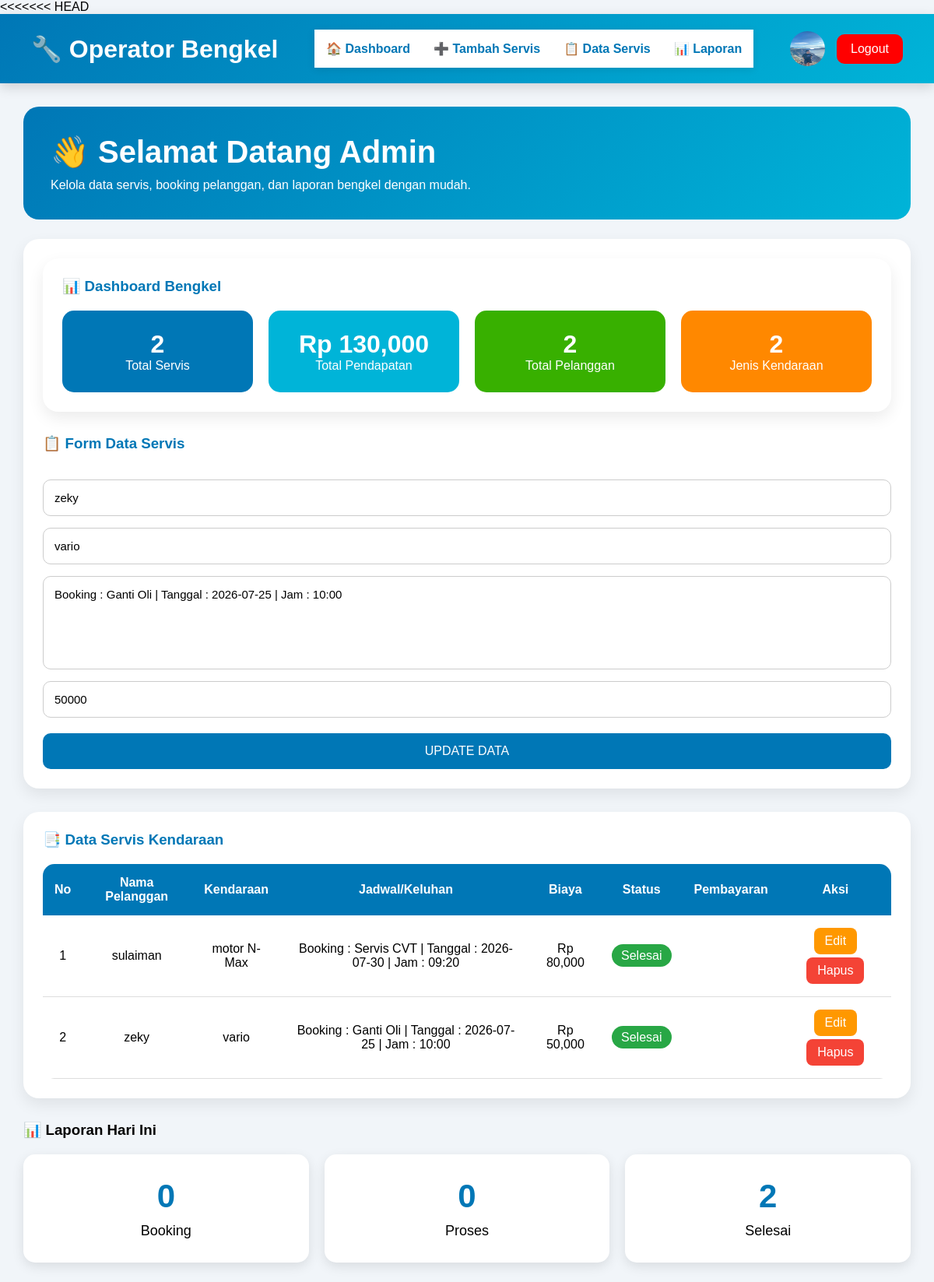
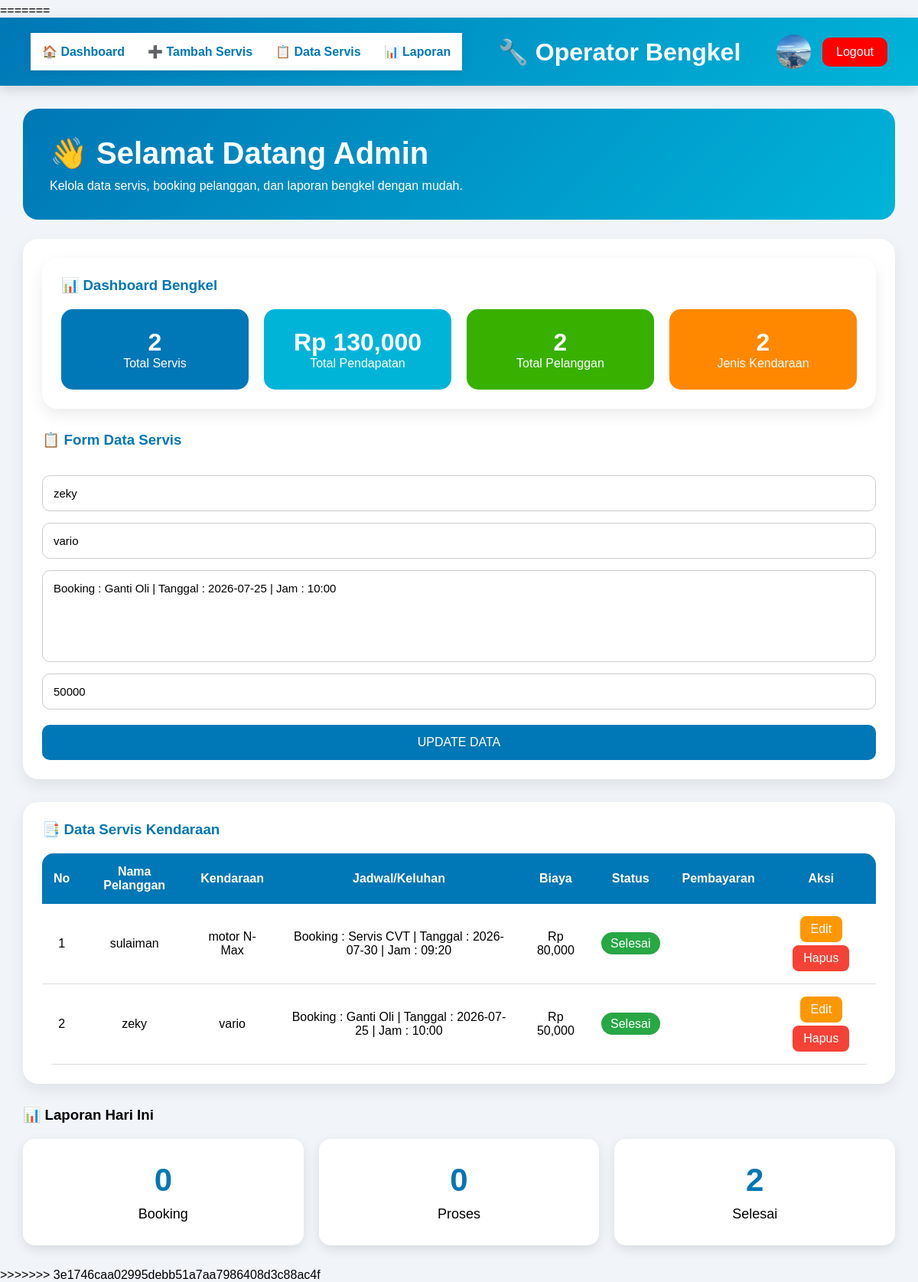
Screenshot of /index.php?edit=4 (signed in) with the database file from the repository (2 pictures, top to bottom).
### tables this page shows
CREATE TABLE `servis` (
  `id` int(11) NOT NULL,
  `nama_pelanggan` varchar(100) DEFAULT NULL,
  `kendaraan` varchar(100) DEFAULT NULL,
  `keluhan` text DEFAULT NULL,
  `biaya` int(11) DEFAULT NULL,
  `status` varchar(20) DEFAULT 'Booking'
);

### index.php (the view, shortened to what this page needs)
<?php
$conn = mysqli_connect("localhost", "root", "", "bengkell_db");
?>
<!DOCTYPE html>
<html>
<head>
</head>
<body>
<div class="navbar">
    <h2>🔧 Operator Bengkel</h2>
    <div class="menu-admin">
        <a href="#dashboard">🏠 Dashboard</a>
        <a href="#form">➕ Tambah Servis</a>
        <a href="#data">📋 Data Servis</a>
        <a href="#laporan">📊 Laporan</a>
    </div>
    <div style="display:flex;align-items:center;gap:15px;">
        <img src="1.jpg"
        style="width:45px;height:45px;border-radius:50%;">
        <a class="logout"
        href="index.php?logout=true">
            Logout
        </a>
    </div>
</div>
<div class="container" id="dashboard">
<div class="hero-admin">
    <h1>👋 Selamat Datang Admin</h1>
    <p>
        Kelola data servis, booking pelanggan,
        dan laporan bengkel dengan mudah.
    </p>
</div>
<div class="card">
    <?php
$total_servis = mysqli_num_rows(
    mysqli_query($conn, "SELECT * FROM servis")
);
$total_pendapatan = mysqli_fetch_assoc(
    mysqli_query($conn, "SELECT SUM(biaya) AS total FROM servis")
);
$total_pelanggan = mysqli_num_rows(
    mysqli_query($conn, "SELECT DISTINCT nama_pelanggan FROM servis")
);
$total_kendaraan = mysqli_num_rows(
    mysqli_query($conn, "SELECT DISTINCT kendaraan FROM servis")
);
?>
<div class="card">
    <h3>📊 Dashboard Bengkel</h3>
    <div style="
        display:flex;
        gap:20px;
        flex-wrap:wrap;
        margin-top:20px;
    ">
        <div style="
            flex:1;
            min-width:220px;
            background:#0077b6;
            color:white;
            padding:25px;
            border-radius:15px;
            text-align:center;
        ">
            <h1><?php echo $total_servis; ?></h1>
            <p>Total Servis</p>
        </div>
        <div style="
            flex:1;
            min-width:220px;
            background:#00b4d8;
            color:white;
            padding:25px;
            border-radius:15px;
            text-align:center;
        ">
            <h1>
                Rp <?php echo number_format($total_pendapatan['total']); ?>
            </h1>
            <p>Total Pendapatan</p>
        </div>
        <div style="
            flex:1;
            min-width:220px;
            background:#38b000;
            color:white;
            padding:25px;
            border-radius:15px;
            text-align:center;
        ">
            <h1><?php echo $total_pelanggan; ?></h1>
            <p>Total Pelanggan</p>
        </div>
        <div style="
            flex:1;
            min-width:220px;
            background:#ff8800;
            color:white;
            padding:25px;
            border-radius:15px;
            text-align:center;
        ">
            <h1><?php echo $total_kendaraan; ?></h1>
            <p>Jenis Kendaraan</p>
        </div>
    </div>
</div>
<div id="form">
<h3>📋 Form Data Servis</h3>
</div>
<?php
if(isset($_GET['edit'])){
    $id = $_GET['edit'];
    $edit = mysqli_query($conn, "SELECT * FROM servis WHERE id='$id'");
    $e = mysqli_fetch_array($edit);
?>
<form method="POST">
    <input type="text" name="nama"
    value="<?php echo $e['nama_pelanggan']; ?>"
    placeholder="Nama Pelanggan" required>
    <input type="text" name="kendaraan"
    value="<?php echo $e['kendaraan']; ?>"
    placeholder="Jenis Kendaraan" required>
    <textarea name="keluhan"
    placeholder="Keluhan" required><?php echo $e['keluhan']; ?></textarea>
    <input type="number" name="biaya"
    value="<?php echo $e['biaya']; ?>"
    placeholder="Biaya Servis" required>
    <button class="btn" type="submit" name="update">
        UPDATE DATA
    </button>
</form>
<?php } ?>
</div>
<div class="card">
<div id="data">
<h3>📑 Data Servis Kendaraan</h3>
</div>
<table>
<tr>
    <th>No</th>
    <th>Nama Pelanggan</th>
    <th>Kendaraan</th>
    <th>Jadwal/Keluhan</th>
    <th>Biaya</th>
    <th>Status</th>
    <th>Pembayaran</th>
    <th>Aksi</th>
</tr>
<?php
$no = 1;
$data = mysqli_query($conn, "SELECT * FROM servis");
while($d = mysqli_fetch_array($data)){
?>
<tr>
    <td><?php echo $no++; ?></td>
    <td><?php echo $d['nama_pelanggan']; ?></td>
    <td><?php echo $d['kendaraan']; ?></td>
    <td><?php echo $d['keluhan']; ?></td>
    <td>
    Rp <?php echo number_format($d['biaya']); ?>
</td>
<td>
<?php
if($d['status']=="Booking"){
    echo "<span class='booking'>Booking</span>";
}
elseif($d['status']=="Proses"){
    echo "<span class='proses-status'>Proses</span>";
}
elseif($d['status']=="Selesai"){
    echo "<span class='selesai-status'>Selesai</span>";
}
?>
</td>
<td>
</td>
<td>
    <a class="edit"
    href="index.php?edit=<?php echo $d['id']; ?>">
        Edit
    </a>
    <a class="hapus"
    href="index.php?hapus=<?php echo $d['id']; ?>">
        Hapus
    </a>
</td>
<?php } ?>
</table>
</div>
</div>
<div class="container" id="laporan">
<h3>📊 Laporan Hari Ini</h3>
<div class="cards">
<div class="box">
<h2><?php echo mysqli_num_rows(mysqli_query($conn,"SELECT * FROM servis WHERE status='Booking'")); ?></h2>
<p>Booking</p>
</div>
<div class="box">
<h2><?php echo mysqli_num_rows(mysqli_query($conn,"SELECT * FROM servis WHERE status='Proses'")); ?></h2>
<p>Proses</p>
</div>
<div class="box">
<h2><?php echo mysqli_num_rows(mysqli_query($conn,"SELECT * FROM servis WHERE status='Selesai'")); ?></h2>
<p>Selesai</p>
</div>
</div>
</div>
</body>
<?php
$conn = mysqli_connect("localhost", "root", "", "bengkell_db");
?>
<!DOCTYPE html>
<html>
<head>
</head>
<body>
<div class="navbar">
<div class="menu-admin">
    <a href="#dashboard">🏠 Dashboard</a>
    <a href="#form">➕ Tambah Servis</a>
    <a href="#data">📋 Data Servis</a>
    <a href="#laporan">📊 Laporan</a>
</div>
    <h2>🔧 Operator Bengkel</h2>
    <div style="display:flex;align-items:center;gap:15px;">
        <img src="1.jpg"
        style="width:45px;height:45px;border-radius:50%;">
        <a class="logout"
        href="index.php?logout=true">
            Logout
        </a>
    </div>
</div>
<div class="container" id="dashboard">
<div class="hero-admin">
    <h1>👋 Selamat Datang Admin</h1>
    <p>
        Kelola data servis, booking pelanggan,
        dan laporan bengkel dengan mudah.
    </p>
</div>
<div class="card">
    <?php
$total_servis = mysqli_num_rows(
    mysqli_query($conn, "SELECT * FROM servis")
);
$total_pendapatan = mysqli_fetch_assoc(
    mysqli_query($conn, "SELECT SUM(biaya) AS total FROM servis")
);
$total_pelanggan = mysqli_num_rows(
    mysqli_query($conn, "SELECT DISTINCT nama_pelanggan FROM servis")
);
$total_kendaraan = mysqli_num_rows(
    mysqli_query($conn, "SELECT DISTINCT kendaraan FROM servis")
);
?>
<div class="card">
    <h3>📊 Dashboard Bengkel</h3>
    <div style="
        display:flex;
        gap:20px;
        flex-wrap:wrap;
        margin-top:20px;
    ">
        <div style="
            flex:1;
            min-width:220px;
            background:#0077b6;
            color:white;
            padding:25px;
            border-radius:15px;
            text-align:center;
        ">
            <h1><?php echo $total_servis; ?></h1>
            <p>Total Servis</p>
        </div>
        <div style="
            flex:1;
            min-width:220px;
            background:#00b4d8;
            color:white;
            padding:25px;
            border-radius:15px;
            text-align:center;
        ">
            <h1>
                Rp <?php echo number_format($total_pendapatan['total']); ?>
            </h1>
            <p>Total Pendapatan</p>
        </div>
        <div style="
            flex:1;
            min-width:220px;
            background:#38b000;
            color:white;
            padding:25px;
            border-radius:15px;
            text-align:center;
        ">
            <h1><?php echo $total_pelanggan; ?></h1>
            <p>Total Pelanggan</p>
        </div>
        <div style="
            flex:1;
            min-width:220px;
            background:#ff8800;
            color:white;
            padding:25px;
            border-radius:15px;
            text-align:center;
        ">
            <h1><?php echo $total_kendaraan; ?></h1>
            <p>Jenis Kendaraan</p>
        </div>
    </div>
</div>
<div id="form">
<h3>📋 Form Data Servis</h3>
</div>
<?php
if(isset($_GET['edit'])){
    $id = $_GET['edit'];
    $edit = mysqli_query($conn, "SELECT * FROM servis WHERE id='$id'");
    $e = mysqli_fetch_array($edit);
?>
<form method="POST">
    <input type="text" name="nama"
    value="<?php echo $e['nama_pelanggan']; ?>"
    placeholder="Nama Pelanggan" required>
    <input type="text" name="kendaraan"
    value="<?php echo $e['kendaraan']; ?>"
    placeholder="Jenis Kendaraan" required>
    <textarea name="keluhan"
    placeholder="Keluhan" required><?php echo $e['keluhan']; ?></textarea>
    <input type="number" name="biaya"
    value="<?php echo $e['biaya']; ?>"
    placeholder="Biaya Servis" required>
    <button class="btn" type="submit" name="update">
        UPDATE DATA
    </button>
</form>
<?php } ?>
</div>
<div class="card">
<div id="data">
<h3>📑 Data Servis Kendaraan</h3>
</div>
<table>
<tr>
    <th>No</th>
    <th>Nama Pelanggan</th>
    <th>Kendaraan</th>
    <th>Jadwal/Keluhan</th>
    <th>Biaya</th>
    <th>Status</th>
    <th>Pembayaran</th>
    <th>Aksi</th>
</tr>
<?php
$no = 1;
$data = mysqli_query($conn, "SELECT * FROM servis");
while($d = mysqli_fetch_array($data)){
?>
<tr>
    <td><?php echo $no++; ?></td>
    <td><?php echo $d['nama_pelanggan']; ?></td>
    <td><?php echo $d['kendaraan']; ?></td>
    <td><?php echo $d['keluhan']; ?></td>
    <td>
    Rp <?php echo number_format($d['biaya']); ?>
</td>
<td>
<?php
if($d['status']=="Booking"){
    echo "<span class='booking'>Booking</span>";
}
elseif($d['status']=="Proses"){
    echo "<span class='proses-status'>Proses</span>";
}
elseif($d['status']=="Selesai"){
    echo "<span class='selesai-status'>Selesai</span>";
}
?>
</td>
<td>
</td>
<td>
    <a class="edit"
    href="index.php?edit=<?php echo $d['id']; ?>">
        Edit
    </a>
    <a class="hapus"
    href="index.php?hapus=<?php echo $d['id']; ?>">
        Hapus
    </a>
</td>
<?php } ?>
</table>
</div>
</div>
<div class="container" id="laporan">
<h3>📊 Laporan Hari Ini</h3>
<div class="cards">
<div class="box">
<h2><?php echo mysqli_num_rows(mysqli_query($conn,"SELECT * FROM servis WHERE status='Booking'")); ?></h2>
<p>Booking</p>
</div>
<div class="box">
<h2><?php echo mysqli_num_rows(mysqli_query($conn,"SELECT * FROM servis WHERE status='Proses'")); ?></h2>
<p>Proses</p>
</div>
<div class="box">
<h2><?php echo mysqli_num_rows(mysqli_query($conn,"SELECT * FROM servis WHERE status='Selesai'")); ?></h2>
<p>Selesai</p>
</div>
</div>
</div>
</body>
</html>

### index.php (style rules this page uses)
* { margin:0; padding:0; box-sizing:border-box; font-family:Arial, sans-serif; }
body { background:#f1f5f9; }
.navbar { background: linear-gradient(135deg,#0077b6,#00b4d8); padding:18px 40px; display:flex; justify-content:space-between; align-items:center; color:white; box-shadow:0 5px 15px rgba(0,0,0,.15); }
.navbar h2 { font-size:32px; }
.logout { background:red; color:white; padding:10px 18px; border-radius:10px; text-decoration:none; transition:.3s; }
.menu-admin { display:flex; align-items:center; gap:30px; background:none; box-shadow:none; padding:0; }
.menu-admin a { color:white; text-decoration:none; font-weight:bold; transition:.3s; }
.container { width:95%; margin:30px auto; }
.hero-admin { background:linear-gradient(135deg,#0077b6,#00b4d8); color:white; padding:35px; border-radius:20px; margin-bottom:25px; }
.hero-admin h1 { margin-bottom:10px; font-size:40px; }
.card { background:white; padding:25px; border-radius:20px; box-shadow:0 8px 20px rgba(0,0,0,.08); margin-bottom:30px; }
.card h3 { color:#0077b6; margin-bottom:20px; }
form input, form textarea { width:100%; padding:14px; margin-top:15px; border:1px solid #ccc; border-radius:10px; font-size:15px; }
textarea { resize:none; height:120px; }
.btn { width:100%; background:#0077b6; color:white; padding:14px; border:none; border-radius:10px; margin-top:20px; cursor:pointer; font-size:16px; transition:.3s; }
.cards { display:flex; gap:20px; flex-wrap:wrap; margin-top:20px; }
.box { flex:1; min-width:220px; background:white; border-radius:15px; padding:30px; text-align:center; box-shadow:0 5px 15px rgba(0,0,0,.1); transition:.3s; }
.box h2 { font-size:42px; color:#0077b6; }
.box p { margin-top:10px; font-size:18px; }
table { width:100%; border-collapse:collapse; overflow:hidden; border-radius:15px; }
table th { background:#0077b6; color:white; padding:15px; }
table td { padding:14px; text-align:center; border-bottom:1px solid #ddd; }
.edit, .hapus, .selesai, .verifikasi { color:white; padding:8px 14px; border-radius:8px; text-decoration:none; transition:.3s; display:inline-block; margin:2px; }
.edit { background:#ff9800; }
.hapus { background:#f44336; }
.selesai-status { background:#28a745; color:white; padding:6px 12px; border-radius:20px; }
.navbar { background:linear-gradient(135deg,#0077b6,#00b4d8); padding:20px 40px; display:flex; justify-content:space-between; align-items:center; color:white; box-shadow:0 5px 15px rgba(0,0,0,.15); }
.menu-admin { background:white; display:flex; justify-content:center; gap:30px; padding:15px; box-shadow:0 2px 10px rgba(0,0,0,.1); }
.menu-admin a { text-decoration:none; color:#0077b6; font-weight:bold; transition:.3s; }

### rows the page displays
servis: nama "zeky", kendaraan "vario", keluhan "Booking : Ganti Oli | Tanggal : 2026-07-25 | Jam : 10:00", biaya "50000", nama_pelanggan "zeky", biaya "50,000", status "Selesai"
servis: nama_pelanggan "sulaiman", kendaraan "motor N-Max", keluhan "Booking : Servis CVT | Tanggal : 2026-07-30 | Jam : 09:20", biaya "80,000", status "Selesai"

### other values shown
$total_servis "2"
$total_pendapatan['total'] "130,000"
$total_pelanggan "2"
$total_kendaraan "2"
